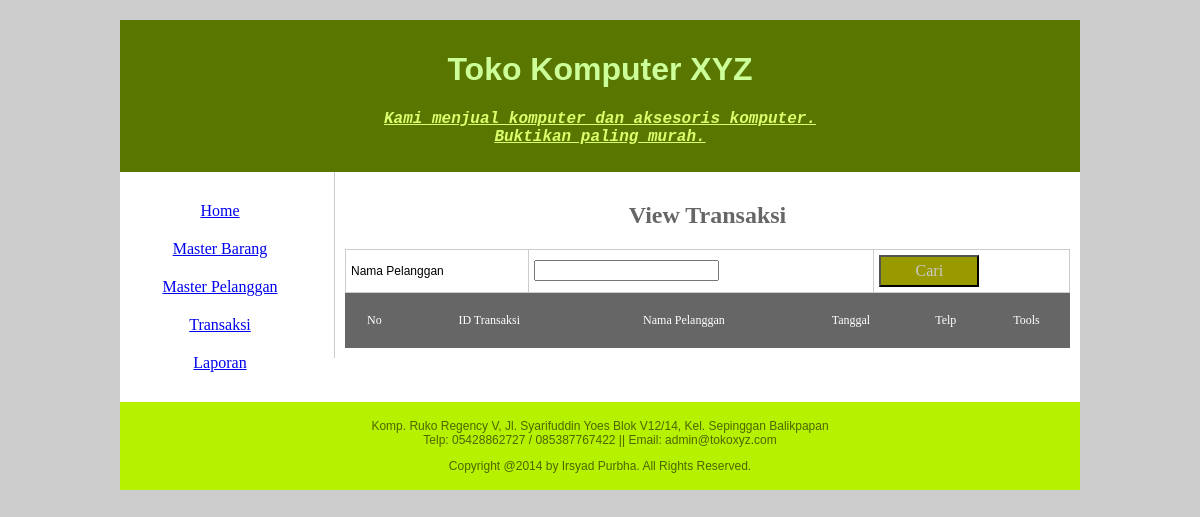
The app's page /Pertemuan12/index.php?page=master_transaksi, older data.
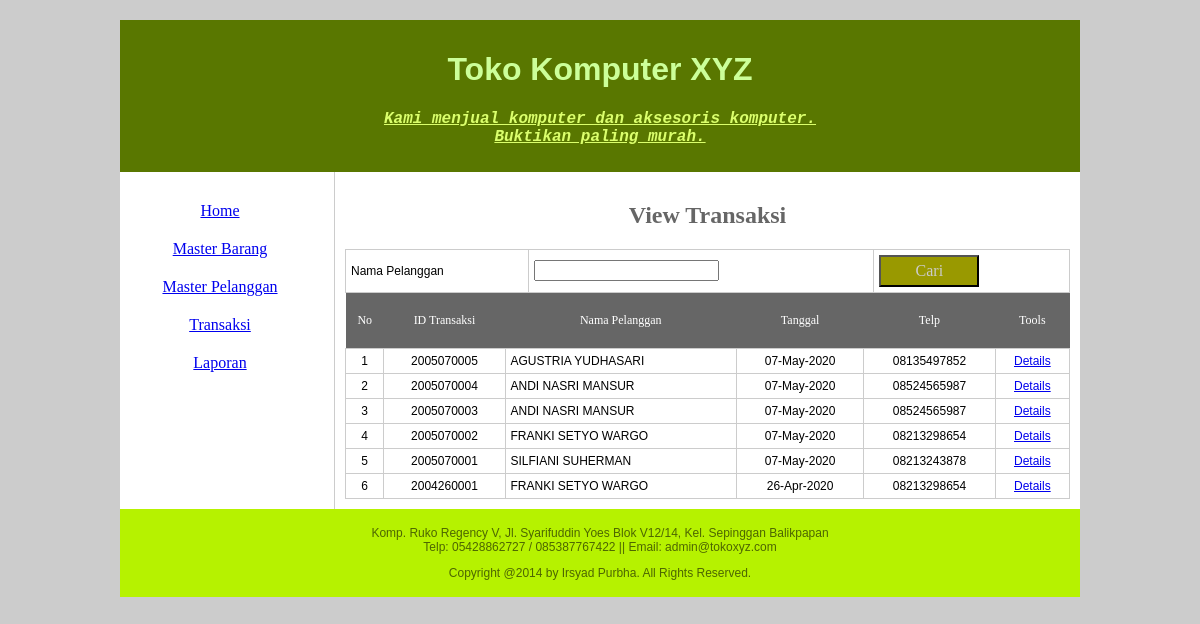
The same page, newer data.
### tables this page shows
CREATE TABLE `transaksi` (
  `idtrans` varchar(10) NOT NULL,
  `trans_tgl` date NOT NULL,
  `kdpel` varchar(5) NOT NULL,
  `trans_create` datetime NOT NULL,
  `trans_update` timestamp NULL DEFAULT NULL ON UPDATE current_timestamp(),
  PRIMARY KEY (`idtrans`),
  KEY `fk_transaksi_pelanggan` (`kdpel`),
  CONSTRAINT `fk_transaksi_pelanggan` FOREIGN KEY (`kdpel`) REFERENCES `pelanggan` (`kdpel`) ON UPDATE CASCADE
);

CREATE TABLE `pelanggan` (
  `kdpel` varchar(5) NOT NULL,
  `pel_nama` varchar(50) NOT NULL,
  `pel_jk` int(2) NOT NULL,
  `pel_alamat` varchar(100) NOT NULL,
  `pel_telp` varchar(20) NOT NULL,
  `pel_kawin` int(2) NOT NULL,
  `pel_create` datetime NOT NULL,
  `pel_update` timestamp NULL DEFAULT NULL ON UPDATE current_timestamp(),
  PRIMARY KEY (`kdpel`)
);

### Pertemuan12/transaksi/data_transaksi.php (called while the page is built, shortened)
<?php
	function ambil_transaksi($kode=NULL,$field=NULL)
	{
		$konek = con();
		if ($kode != NULL) { $cari="WHERE $field LIKE '%$kode%'"; } else { $cari=""; }
		$sql = "SELECT * FROM transaksi A INNER JOIN pelanggan B ON A.kdpel=B.kdpel $cari
			ORDER BY idtrans DESC";
		$query = mysqli_query($konek,$sql);
		if (!$query) { echo mysqli_error($konek); } else { return $query; }
	}
?>

### Pertemuan12/transaksi/view_transaksi.php (the view, shortened to what this page needs)
<h2>View Transaksi</h2>
<form action="index.php?page=master_transaksi" method="post" onsubmit="return cekform()">
<table>
	<tr>
    	<td>Nama Pelanggan</td>
        <td><input type="text" id="pel_nama" name="pel_nama" /></td>
        <td><input type="submit" value="Cari" /></td>
	</tr>
</table>
</form>
<table>
	<tr><th>No</th><th>ID Transaksi</th><th>Nama Pelanggan</th><th>Tanggal</th><th>Telp</th><th>Tools</th></tr>
	<?php
		$no=1;
		if (isset($_POST['pel_nama'])) { $transaksi = ambil_transaksi($_POST['pel_nama'],'pel_nama'); }
		else { $transaksi = ambil_transaksi(); }
		while($row = mysqli_fetch_array($transaksi))
		{
			echo '<tr>';
			echo '<td align="center">'.$no.'</td>';
			echo '<td align="center">'.$row['idtrans'].'</td>';
			echo '<td>'.$row['pel_nama'].'</td>';
			echo '<td align="center">'.date('d-M-Y',strtotime($row['trans_tgl'])).'</td>';
			echo '<td align="center">'.$row['pel_telp'].'</td>';
			echo '<td align="center">';
			echo '<a href="index.php?page=detail_transaksi&idtrans='.$row['idtrans'].'">Details</a>';
			echo '</td>';
			echo '</tr>';
			$no++;
		}
    ?>
</table>

### Pertemuan12/index.php (shortened to what this page needs)
<!DOCTYPE html>
<html>
<head>
    <link href="css/index.css" rel="stylesheet" type="text/css" />
</head>
<body>
    <div id="wrapper">
        <div id="header"><?php require("header.php"); ?></div>
        <div id="page">
            <div id="menu"><?php require("menu.php"); ?></div>
            <div id="content"><?php require("page.php"); ?></div>
            <br class="clear" />
        </div>
        <div id="footer"><?php require("footer.php"); ?></div>
    </div>
</body>
</html>

### Pertemuan12/header.php
<h1>Toko Komputer XYZ</h1>
<p>
	Kami menjual komputer dan aksesoris komputer.<br>
    Buktikan paling murah.
</p>

### Pertemuan12/menu.php
<ul>
	<li><a href="index.php">Home</a></li>
    <li><a href="index.php?page=master_barang">Master Barang</a></li>
    <li><a href="index.php?page=master_pelanggan">Master Pelanggan</a></li>
    <li><a href="index.php?page=add_transaksi">Transaksi</a></li>
    <li><a href="index.php?page=master_transaksi">Laporan</a></li>
</ul>

### Pertemuan12/page.php
<?php
	if (isset($_GET['page']))
	{
		if ($_GET['page'] == "master_barang") { require('barang/view_barang.php'); }
		else if ($_GET['page'] == "add_barang") { require('barang/add_barang.php'); }
		else if ($_GET['page'] == "edit_barang") { require('barang/edit_barang.php'); }
		else if ($_GET['page'] == "delete_barang") { require('barang/delete_barang.php'); }
		else if ($_GET['page'] == "master_pelanggan") { require('pelanggan/view_pelanggan.php'); }
		else if ($_GET['page'] == "add_pelanggan") { require('pelanggan/add_pelanggan.php'); }
		else if ($_GET['page'] == "edit_pelanggan") { require('pelanggan/edit_pelanggan.php'); }
		else if ($_GET['page'] == "delete_pelanggan") { require('pelanggan/delete_pelanggan.php'); }
		else if ($_GET['page'] == "master_transaksi") { require('transaksi/view_transaksi.php'); }
		else if ($_GET['page'] == "add_transaksi") { require('transaksi/add_transaksi.php'); }
		else { require('home.php'); }
	}
	else
	{
		require('home.php');
	}
?>

### Pertemuan12/footer.php
<p>
	Komp. Ruko Regency V, Jl. Syarifuddin Yoes Blok V12/14, Kel. Sepinggan Balikpapan<br>
	Telp: 05428862727 / 085387767422 || Email: admin@tokoxyz.com
</p>
<p>
	Copyright @2014 by Irsyad Purbha. All Rights Reserved.
</p>

### Pertemuan12/css/table.css (style rules this page uses)
td { border: 1px solid #CCC; font-family: "Trebuchet MS", Arial, Helvetica, sans-serif; font-size: 12px; margin: 0px; padding: 5px; }
table { border-collapse: collapse; padding: 0px; width: 100%; margin: 0px; }
th { font-family: Impact; font-size: 12px; font-weight: normal; color: #FFF; background-color: #666; text-align: center; margin: 0px; padding-top: 20px; padding-right: 5px; padding-bottom: 20px; padding-left: 5px; }
input[type=submit],input[type=reset] { margin: 0px; padding: 5px; font-family: "Comic Sans MS", cursive; font-size: 16px; color: #CCC; background-color: #990; font-weight: normal; width: 100px; }

### Pertemuan12/css/design.css (style rules this page uses)
#wrapper { padding: 0px; width: 960px; margin-top: 20px; margin-right: auto; margin-bottom: 20px; margin-left: auto; }
#header { background-color: #597700; text-align: center; padding: 10px; margin: 0px; }
#header h1 { font-family: Tahoma, Geneva, sans-serif; color: #CF9; }
#header p { font-family: "Lucida Console", Monaco, monospace; font-style: italic; font-weight: bold; color: #DBFF6C; text-decoration: underline; }
#footer { background-color: #B6F200; margin: 0px; padding: 5px; text-align: center; }
#footer p { font-family: "Trebuchet MS", Arial, Helvetica, sans-serif; font-size: 12px; color: #4D6600; }
#menu { width: 200px; margin: 0px; padding: 0px; text-align: center; float: left; display: block; }
#menu ul { margin: 0px; padding-top: 20px; padding-right: 0px; padding-bottom: 20px; padding-left: 0px; }
#menu li { list-style-type: none; padding-top: 10px; padding-right: 0px; padding-bottom: 10px; padding-left: 0px; font-family: Impact; font-size: 16px; }
#page { margin: 0px; padding: 0px; width: 100%; height: auto; background-color: #FFF; }
#content { width: 725px; margin: 0px; padding: 10px; float: right; border-left-width: 1px; border-left-style: solid; border-left-color: #CCC; }
h2 { font-family: "Comic Sans MS", cursive; color: #666; text-align: center; width: 100%; }
body { background-color: #CCC; margin: 0px; padding: 0px; }

Row changes from the older to the newer data that the page shows:
added transaksi: idtrans "2005070005", kdpel.pel_nama "AGUSTRIA YUDHASARI", trans_tgl "07-May-2020", kdpel.pel_telp "08135497852"
added transaksi: idtrans "2005070004", kdpel.pel_nama "ANDI NASRI MANSUR", trans_tgl "07-May-2020", kdpel.pel_telp "08524565987"
added transaksi: idtrans "2005070003", kdpel.pel_nama "ANDI NASRI MANSUR", trans_tgl "07-May-2020", kdpel.pel_telp "08524565987"
added transaksi: idtrans "2005070002", kdpel.pel_nama "FRANKI SETYO WARGO", trans_tgl "07-May-2020", kdpel.pel_telp "08213298654"
added transaksi: idtrans "2005070001", kdpel.pel_nama "SILFIANI SUHERMAN", trans_tgl "07-May-2020", kdpel.pel_telp "08213243878"
added transaksi: idtrans "2004260001", kdpel.pel_nama "FRANKI SETYO WARGO", trans_tgl "26-Apr-2020", kdpel.pel_telp "08213298654"
